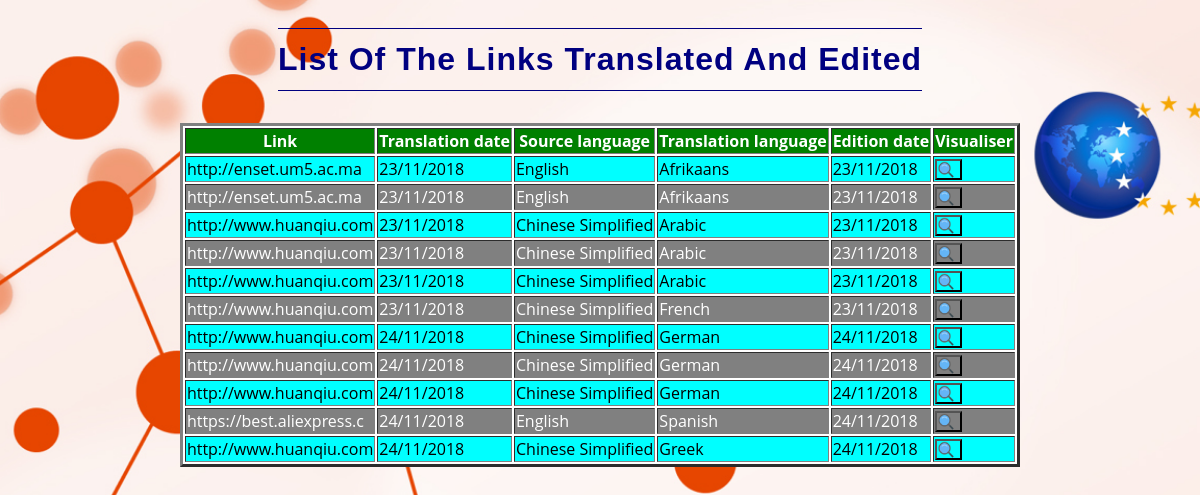
The app's page /pages/liste.php with its own data.
### tables this page shows
CREATE TABLE `translation` (
  `ID_Translation` int(10) NOT NULL,
  `link` varchar(200) NOT NULL,
  `dates` date NOT NULL,
  `original` longtext NOT NULL,
  `translation` longtext NOT NULL,
  `id_langage_source` int(5) NOT NULL,
  `id_langage_destination` int(5) NOT NULL
);

CREATE TABLE `langage` (
  `id_langage` int(20) NOT NULL,
  `code` text NOT NULL,
  `nom_langage` varchar(20) NOT NULL
);

CREATE TABLE `edition` (
  `ID_EDITION` int(10) NOT NULL,
  `dates` date NOT NULL,
  `Source_Edited` longtext NOT NULL,
  `Translation_Edited` longtext NOT NULL,
  `ID_TRANSLATION` int(10) NOT NULL
);

### pages/liste.php (the view, shortened to what this page needs)
<head>
    <link rel="stylesheet" href="../css/style.css" />
</head>
<body>
	<section id="section-subscribe" class="subscribe-wrap">
					<div class="col-md-10 col-md-offset-1 center section-title">
						<br><h3>List of the links translated and edited</h3>
			 <form id=subscription-form action=../pages/affichage.php method=post>
			  <table align=center border=3 bgcolor=white>
			  <tr bgcolor=green style='color:white'><th>Link</th><th>Translation date</th><th>Source language</th>
<th>Translation language</th><th>Edition date</th><th>Visualiser</th></tr>
<?php
include '../pages/connexion.php';
			  $r=$pdo->query("select t.link,t.dates,l1.nom_langage,l2.nom_langage,e.dates,e.id_edition from translation t,edition e, langage l1,langage l2 where t.id_translation=e.id_translation and t.id_langage_source=l1.id_langage and t.id_langage_destination=l2.id_langage");
			  $i=1;
			  while($row=$r->fetch())
			  {if($i%2)
echo "<tr bgcolor=cyan style='color:black'>";
else
echo "<tr bgcolor=gray style='color:white'>";
$texte=$row[0];
$max_caracteres=25;
if (strlen($texte)>$max_caracteres){
$texte = substr($texte, 0, $max_caracteres);
}
$date_trans=new DateTime($row[1]);
$date_tr=$date_trans->format('d/m/Y');
$date_edit=new DateTime($row[4]);
$date_ed=$date_edit->format('d/m/Y');
echo "<td>$texte</td><td>$date_tr</td><td>$row[2]</td><td>$row[3]</td><td>$date_ed</td><td ><input class=loupe value='   'type=submit name=bouton".$row[5]."></td></tr>";
	$i++;
			  }
?>
</table>
</form>
		</div>
	</section>
</body>

### css/style.css (style rules this page uses)
body { font-family: 'Open Sans', sans-serif; font-size: 16px; line-height: 28px; font-weight: 300; color: #666666; overflow-x: hidden !important; -webkit-font-smoothing: antialiased; margin:0; padding:0; background: url(../images/bg-1.jpg) no-repeat center fixed; -webkit-background-size: cover; background-size: cover; }
h1, h2, h3, h4, h5, h6 { font-family: 'Raleway', sans-serif; text-transform:capitalize; letter-spacing: 1px; }
h3 { font-size: 32px; line-height: 45px; }
.center { text-align: center; }
.section-title { margin-bottom: 48px; }
.section-title h3, .section-title h4 { color: #000080; border-top: 1px solid; border-bottom: 1px solid; display: inline-block; margin-top: 0; padding: 8px 0; }
#section-subscribe { position:relative; }
#subscription-form { overflow: hidden; width: 100%; }
.loupe { background:url("../images/search.png") left no-repeat; background-size:18px }

### records on screen
translation: link "http://enset.um5.ac.ma", dates "23/11/2018", id_langage_source.nom_langage "English", id_langage_destination.nom_langage "Afrikaans", edition.dates "23/11/2018"
translation: link "http://www.huanqiu.com", dates "23/11/2018", id_langage_source.nom_langage "Chinese Simplified", id_langage_destination.nom_langage "Arabic", edition.dates "23/11/2018"
translation: link "http://www.huanqiu.com", dates "23/11/2018", id_langage_source.nom_langage "Chinese Simplified", id_langage_destination.nom_langage "French", edition.dates "23/11/2018"
translation: link "http://www.huanqiu.com", dates "24/11/2018", id_langage_source.nom_langage "Chinese Simplified", id_langage_destination.nom_langage "German", edition.dates "24/11/2018"
translation: link "https://best.aliexpress.c", dates "24/11/2018", id_langage_source.nom_langage "English", id_langage_destination.nom_langage "Spanish", edition.dates "24/11/2018"
translation: link "http://www.huanqiu.com", dates "24/11/2018", id_langage_source.nom_langage "Chinese Simplified", id_langage_destination.nom_langage "Greek", edition.dates "24/11/2018"
